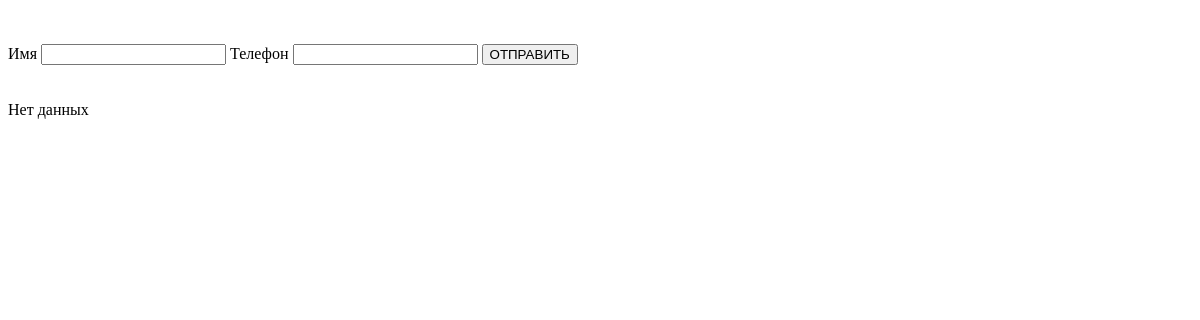
Before: / with the older database file.
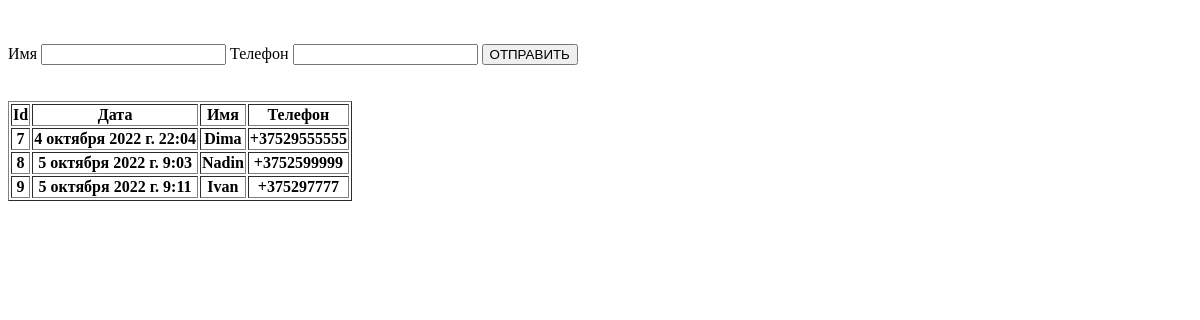
After: the same page with the newer database file.
### crm/models.py (models this page shows, shortened)
class Order(models.Model):
    order_dt = models.DateTimeField(auto_now=True)
    order_name = models.CharField(max_length=200, verbose_name='Имя')
    order_phone = models.CharField(max_length=200, verbose_name='Телефон')
    class Meta:
        verbose_name = "Заказ"
        verbose_name_plural = "Заказы"

### crm/views.py (the view)
# urls.py: path('', views.first_page),
def first_page(request):
    object_list = Order.objects.all()
    return render(request, './index.html', {'object_list': object_list})

### templates/index.html (shortened to what this page needs)
<!DOCTYPE html>
<html lang="en">
<head>
</head>
<body>
<br>
<br>
<form action="{% url 'thanks_page' %}" method="POST">
    <label>Имя</label>
    <label>
        <input name="name">
    </label>
    <label> Телефон</label>
    <label>
        <input name='phone'>
    </label>
    <button type="submit">ОТПРАВИТЬ</button>
</form>
<br>
<br>
{% if object_list %}
<table border="1">
    <tr>
        <th>Id</th>
        <th>Дата</th>
        <th>Имя</th>
        <th>Телефон</th>
    </tr>
{% for obj in object_list %}
    <tr>
        <th>{{obj.id}}</th>
        <th>{{obj.order_dt}}</th>
        <th>{{obj.order_name}}</th>
        <th>{{obj.order_phone}}</th>
    </tr>
{% endfor %}
</table>
{% else %}
Нет данных
{% endif %}
</body>
</html>

Changed rows visible on the page:
added Order: id "7", order_dt "4 октября 2022 г. 22:04", order_name "Dima", order_phone "+37529555555"
added Order: id "8", order_dt "5 октября 2022 г. 9:03", order_name "Nadin", order_phone "+3752599999"
added Order: id "9", order_dt "5 октября 2022 г. 9:11", order_name "Ivan", order_phone "+375297777"
Other visible differences:
text no longer shown: "Нет данных"
text now shown: "Id Дата Имя Телефон"
